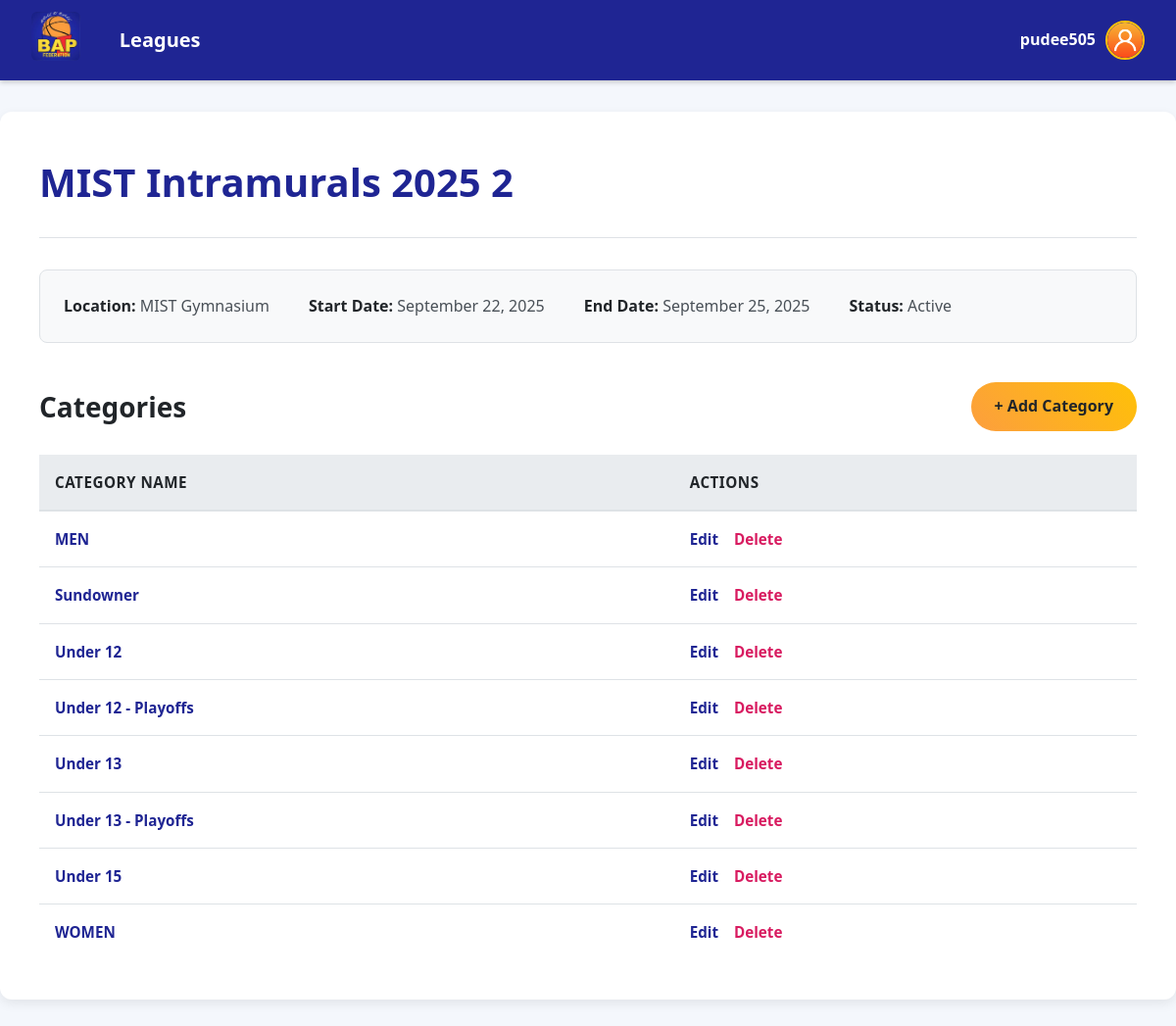
The page /league_details.php?id=32 (signed in) on the database its author committed.
### tables this page shows
CREATE TABLE IF NOT EXISTS `league` (
  `id` int NOT NULL AUTO_INCREMENT,
  `league_name` varchar(150) NOT NULL,
  `start_date` timestamp NOT NULL DEFAULT CURRENT_TIMESTAMP,
  `end_date` timestamp NOT NULL DEFAULT CURRENT_TIMESTAMP,
  `location` varchar(150) NOT NULL,
  `status` enum('Upcoming','Active','Completed') DEFAULT NULL,
  PRIMARY KEY (`id`)
);

CREATE TABLE IF NOT EXISTS `category` (
  `id` int NOT NULL AUTO_INCREMENT,
  `league_id` int NOT NULL,
  `category_name` varchar(50) NOT NULL,
  `schedule_generated` tinyint(1) NOT NULL DEFAULT '0',
  `seeding_started` tinyint(1) DEFAULT '0',
  `playoff_seeding_locked` tinyint(1) NOT NULL DEFAULT '0',
  `groups_locked` tinyint(1) NOT NULL DEFAULT '0',
  `playoff_category_id` int DEFAULT NULL,
  PRIMARY KEY (`id`),
  KEY `league_id` (`league_id`)
);

### league_details.php (the view, shortened to what this page needs)
<?php
include 'db.php';
$league_id = (int) $_GET['id'];
$stmt = $pdo->prepare("SELECT * FROM league WHERE id = ?");
$stmt->execute([$league_id]);
$league = $stmt->fetch();
$catStmt = $pdo->prepare("SELECT * FROM category WHERE league_id = ? ORDER BY category_name ASC");
$catStmt->execute([$league_id]);
$categories = $catStmt->fetchAll();
?>
<!DOCTYPE html>
<html lang="en">
<head>
    <link rel="stylesheet" href="style.css">
</head>
<body>
<?php include 'includes/header.php'; ?>
<div class="dashboard-container">
    <div class="page-header">
        <h1><?= htmlspecialchars($league['league_name']) ?></h1>
    </div>
    <div class="league-info">
        <p><strong>Location:</strong> <?= htmlspecialchars($league['location']) ?></p>
        <p><strong>Start Date:</strong> <?= date('F j, Y', strtotime($league['start_date'])) ?></p>
        <p><strong>End Date:</strong> <?= date('F j, Y', strtotime($league['end_date'])) ?></p>
        <p><strong>Status:</strong> <?= htmlspecialchars($league['status']) ?></p>
    </div>
    <div class="section-header">
        <h2>Categories</h2>
        <a href="add_category.php?league_id=<?= $league_id ?>" class="btn btn-primary">+ Add Category</a>
    </div>
    <div class="table-wrapper">
        <?php if ($categories): ?>
            <table class="category-table">
                <thead>
                    <tr>
                        <th>Category Name</th>
                        <th>Actions</th>
                    </tr>
                </thead>
                <tbody>
                    <?php foreach ($categories as $category): ?>
                        <tr>
                            <td>
                                <a href="category_details.php?category_id=<?= $category['id'] ?>">
                                    <?= htmlspecialchars($category['category_name']) ?>
                                </a>
                            </td>
                            <td class="actions">
                                <a href="edit_category.php?id=<?= $category['id'] ?>&league_id=<?= $league_id ?>">Edit</a>
                                <a href="delete_category.php?id=<?= $category['id'] ?>&league_id=<?= $league_id ?>" class="action-delete" onclick="return confirm('Are you sure you want to delete this category?');">Delete</a>
                            </td>
                        </tr>
                    <?php endforeach; ?>
                </tbody>
            </table>
        <?php else: ?>
            <p class="info-message">No categories have been created for this league yet.</p>
        <?php endif; ?>
    </div>
</div>
</body>
</html>

### style.css (style rules this page uses)
:root { --bap-blue: #1f2593; --bap-orange: #fc9e3e; --bap-yellow: #FFC107; --bap-red: #D81B60; --text-dark: #212529; --text-light: #f8f9fa; --bg-light: #ffffff; --bg-main: #f4f7fc; --border-color: #dee2e6; --shadow: 0 4px 12px rgba(0, 0, 0, 0.08); }
* { margin: 0; padding: 0; box-sizing: border-box; }
body { font-family: 'Segoe UI', Tahoma, Geneva, Verdana, sans-serif; background-color: var(--bg-main); color: var(--text-dark); line-height: 1.6; }
.dashboard-container, .form-container { max-width: 1200px; margin: 2rem auto; background: var(--bg-light); padding: 2.5rem; border-radius: 12px; box-shadow: var(--shadow); }
.page-header { display: flex; justify-content: space-between; align-items: center; margin-bottom: 2rem; flex-wrap: wrap; gap: 1rem; border-bottom: 1px solid var(--border-color); padding-bottom: 1.5rem; }
.dashboard-container h1, .form-container h1, .page-header h1 { font-size: 2.5rem; color: var(--bap-blue); font-weight: 700; margin: 0; }
.league-info { display: flex; flex-wrap: wrap; gap: 1rem 2.5rem; margin-bottom: 2rem; font-size: 1rem; color: #495057; background-color: #f8f9fa; padding: 1.5rem; border-radius: 8px; border: 1px solid var(--border-color); }
.league-info p { margin: 0; }
.league-info strong { color: var(--text-dark); }
.section-header { display: flex; justify-content: space-between; align-items: center; margin-top: 2.5rem; margin-bottom: 1.5rem; }
.section-header h2 { font-size: 1.75rem; color: var(--text-dark); }
.btn { display: inline-block; padding: 0.75rem 1.5rem; border: none; border-radius: 50px; font-size: 1rem; font-weight: bold; text-decoration: none; cursor: pointer; transition: all 0.2s ease; text-align: center; }
.btn-primary { background: linear-gradient(45deg, var(--bap-orange), var(--bap-yellow)); color: var(--text-dark); }
.action-delete, .action-link-button { background: transparent; border: none; padding: 0; font-family: inherit; font-size: inherit; font-weight: 500; color: var(--bap-red) !important; text-decoration: none; cursor: pointer; transition: color 0.2s ease; }
.table-wrapper { overflow-x: auto; }
.leagues-table, .category-table { width: 100%; border-collapse: collapse; font-size: 0.95rem; }
.leagues-table thead, .category-table thead { background-color: #e9ecef; }
.leagues-table th, .category-table th { padding: 1rem; text-align: left; font-weight: 600; color: var(--text-dark); text-transform: uppercase; letter-spacing: 0.5px; border-bottom: 2px solid var(--border-color); }
.leagues-table td, .category-table td { padding: 1rem; border-bottom: 1px solid var(--border-color); vertical-align: middle; }
.leagues-table tbody tr:last-child td, .category-table tbody tr:last-child td { border-bottom: none; }
.leagues-table a, .category-table a { color: var(--bap-blue); text-decoration: none; font-weight: 600; transition: color 0.2s; }
.actions a { margin-right: 0.75rem; }
.actions a:last-child { margin-right: 0; }

### rows shown on the page
league: league_name "MIST Intramurals 2025 2", location "MIST Gymnasium", start_date "September 22, 2025", end_date "September 25, 2025", status "Active"
category: category_name "MEN"
category: category_name "Sundowner"
category: category_name "Under 12"
category: category_name "Under 12 - Playoffs"
category: category_name "Under 13"
category: category_name "Under 13 - Playoffs"
category: category_name "Under 15"
category: category_name "WOMEN"

### other values the page prints
$_SESSION['username'] "pudee505"
